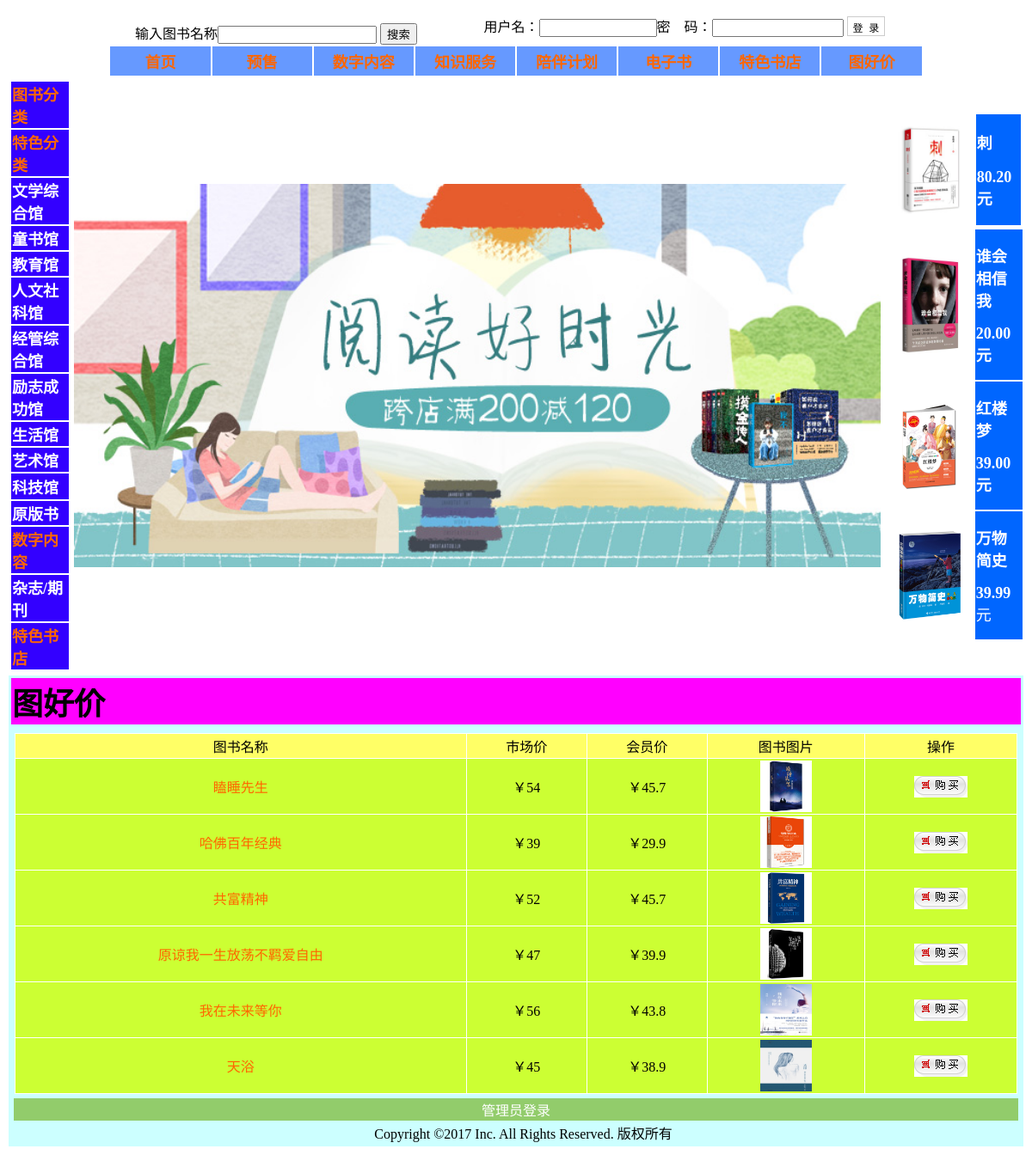
/goodprice.php, run on the app's committed database.
### tables this page shows
CREATE TABLE `book` (
  `bookID` int(11) NOT NULL,
  `Bookname` varchar(60) NOT NULL,
  `author` varchar(35) NOT NULL,
  `publisher` varchar(25) NOT NULL,
  `price` varchar(20) NOT NULL,
  `count` int(11) NOT NULL,
  `publishdate` datetime NOT NULL,
  `preferprice` varchar(20) NOT NULL,
  `discountrate` varchar(4) NOT NULL,
  `yushou` varchar(2) NOT NULL,
  `upBookDate` datetime NOT NULL,
  `picture` varchar(255) NOT NULL,
  `numberserver` varchar(255) NOT NULL,
  `knowledge` varchar(255) NOT NULL,
  `dianzhishu` varchar(255) NOT NULL,
  `specialbookshop` varchar(255) NOT NULL,
  `tugoodprice` varchar(255) NOT NULL,
  `dalei` int(10) NOT NULL,
  `xiaolei` int(10) NOT NULL,
  `specialclass` varchar(255) NOT NULL
);

### goodprice.php (the view)
<?php
require("header.php");
?>
            <table width="100%" border="0">
              <tr>
                        <td colspan="5" bgcolor="#FF00FF" class="yes12">图好价</td>
  </tr>
  </table>
  <table width="99%" border="0" cellpadding="2" cellspacing="1" bgcolor="#FFFFFF" align="center" style="margin-top:8px">
					              <tr align="center" bgcolor="#FAFAF1" height="22">
					                  <td bgcolor="#FFFF66">图书名称</td>
				                    <td bgcolor="#FFFF66">市场价</td>
				                    <td bgcolor="#FFFF66">会员价</td>
				                    <td bgcolor="#FFFF66">图书图片</td>
					                  <td bgcolor="#FFFF66">操作</td>
					              </tr>
<?php
$sql="select * from book where tugoodprice=6 order by bookID DESC";
			$result=mysql_query($sql);
while($data=mysql_fetch_array($result)){
?>
	 <tr align='center' bgcolor="#FFFFFF" height="22">
		 <td bgcolor="#CCFF33"><a href="goodsDetail.php?goodsId=<?php echo $data[bookID]?>"><?php echo $data[Bookname]?></a></td>
	    <td bgcolor="#CCFF33">￥<?php echo $data[price]?><br/></td>
		 <td bgcolor="#CCFF33">￥<?php echo $data[preferprice]?></td>
		 <td bgcolor="#CCFF33"><a href="goodsDetail.php?goodsId=<?php echo $data[bookID]?>"> <img width="60" height="60" src="<?php echo $data[picture]?>" border=0/> </a></td>
		 <td bgcolor="#CCFF33"><a href="cart.php?id=<?php echo $data[bookID]?>&act=buy"><img alt="" src="./images/icon_buy.gif" border=0 /></a></td>
	 </tr>
<?php
}
	?>
	</table>
<?php
require("footer.php");
?>
</body>
</html>

### header.php (shortened to what this page needs)
<!DOCTYPE html PUBLIC "-//W3C//DTD XHTML 1.0 Transitional//EN" "http://www.w3.org/TR/xhtml1/DTD/xhtml1-transitional.dtd">
<html xmlns="http://www.w3.org/1999/xhtml">
<head>
</head>
<body>
<table width="950" border="0" align="center" cellpadding="0" cellspacing="0">
  <tr>
    <td height="30"  align="center"><br>
	<form id="searchForm" action="./search.php" method="post">
					输入图书名称<input class="inputText" id="goodsName" size="20" onKeyPress="if(event.keyCode==13){searchFormSubmit();return false;}" name="goodsName" type="text" />
					<input type="submit" value="搜索">
	  </form></td><td height="30" align="center">
<?php
if($_SESSION[login]=="")
{
?>
<form action="login.php?act=login" name="userLogin" method="post" onSubmit="return login()">用户名：<input class="input" id="name" title="用户名不能为空" size="14" name="userName" type="text" />密　码：<input class="input" title="密码不能为空" type="Pwd" size="16" name="userPw"/>  <input type="submit" value="登  录"  style="border:#ccc 1px solid; background-color:#FFFFFF; font-size:12px; padding-top:3px;" />
<?php
}
 else
  {
   ?>
			     欢迎您：<?php echo $_SESSION[login]?> &nbsp;<a href="./myorder.php">我的订单</a>&nbsp;
			    <a href="./logout.php">安全退出</a>  &nbsp;&nbsp;&nbsp;&nbsp;
<?php
	}
	?>
</td>
  </tr>
</table></form>
      <tr>
        <td><table width="80%" border="0" align="center">
          <tr bgcolor="#6699FF" class="yes2">
            <td width="10%" height="32"><a href="index.php">首页</a></td>
            <td width="10%"><a href="yushou.php">预售</a></td>
            <td width="10%"><a href="number.php">数字内容</a></td>
            <td width="10%"><a href="knowledge.php">知识服务</a></td>
            <td width="10%"><a href="reg.php">陪伴计划</a></td>
            <td width="10%"><a href="dianzhishu.php">电子书</a></td>
            <td width="10%"><a href="specialshop.php">特色书店</a></td>
            <td width="10%"><a href="goodprice.php">图好价</a></td>
          </tr>
        </table></td>
</tr>
      <table width="100%" border="0" align="center">
        <tr>
          <td width="13%" height="455"><table width="100%" height="445" border="0" align="right">
            <tr>
              <td align="left" bgcolor="#3300FF" class="yes4"><a href="fenlei.php" class="yes999">图书分类</a></td>
            </tr>
            <tr>
              <td bgcolor="#3300FF" class="yes4"><span class="yes4"><span class="yes11"><a href="specialclass.php">特色分类</a></span></span></td>
              </tr>
            <tr>
              <td bgcolor="#3300FF" class="yes4">文学综合馆</td>
              </tr>
            <tr>
              <td bgcolor="#3300FF" class="yes4">童书馆</td>
              </tr>
            <tr>
              <td bgcolor="#3300FF" class="yes4">教育馆</td>
              </tr>
            <tr>
              <td bgcolor="#3300FF" class="yes4">人文社科馆</td>
              </tr>
            <tr>
              <td bgcolor="#3300FF" class="yes4">经管综合馆</td>
              </tr>
            <tr>
              <td bgcolor="#3300FF" class="yes4">励志成功馆</td>
              </tr>
            <tr>
              <td bgcolor="#3300FF" class="yes4">生活馆</td>
              </tr>
            <tr>
              <td bgcolor="#3300FF" class="yes4">艺术馆</td>
              </tr>
            <tr>
              <td height="28" bgcolor="#3300FF" class="yes4">科技馆</td>
              </tr>
            <tr>
              <td height="25" bgcolor="#3300FF" class="yes4">原版书</td>
              </tr>
            <tr>
              <td height="22" bgcolor="#3300FF" class="yes4"><a href="number.php">数字内容</a></td>
              </tr>
            <tr>
              <td height="25" bgcolor="#3300FF" class="yes4">杂志/期刊</td>
              </tr>
            <tr>
              <td height="43" bgcolor="#3300FF" class="yes4"><a href="specialshop.php">特色书店</a></td>
              </tr>
          </table></td>
          <td width="72%" align="center" valign="middle"><img src="images/5aaa498bN47677509.jpg" width="938" height="446" align="middle" /></td>
          <td width="15%"><table width="101%" height="453" border="0">
            <tr>
              <td height="109" colspan="2"><table width="101%" height="112" border="0">
                <tr>
                  <td width="54%" height="108"><img src="images/CI.jpg" width="98" height="102" align="right" /></td>
                  <td width="46%" bgcolor="#0066FF"><p class="yes4">刺</p>
                    <p class="yes4"><span class="yes8"></span>80.20元</p></td>
                </tr>
              </table></td>
            </tr>
            <tr>
              <td width="54%" height="116"><img src="images/believe.jpg" width="97" height="112" align="right" /></td>
              <td width="46%" bgcolor="#0066FF" class="yes5"><p class="yes5"><span class="yes6"><span class="yes4">谁会相信我</span></span></p>
                <p class="yes5"><span class="yes8">20.00元</span></p></td>
            </tr>
            <tr>
              <td><img src="images/red.jpg" width="100" height="100" align="right" /></td>
              <td bgcolor="#0066FF"><p class="yes5"><span class="yes6">红楼梦</span></p>
                <p class="yes5"><span class="yes6">39.00元</span></p></td>
            </tr>
            <tr>
              <td height="109"><img src="images/history.jpg" width="99" height="103" align="right" /></td>
              <td bgcolor="#0066FF"><p class="yes7"><span class="yes6"><span class="yes5">万物简史</span></span></p>
                <p class="yes7"><span class="yes6"><span class="yes5">39.99</span>元</span></p></td>
            </tr>
          </table></td>
        </tr>
      </table>
<table width="100%" border="0">
        <tr>
          <td height="282" bgcolor="#CCFFFF">

### footer.php (shortened to what this page needs)
<table width="100%" height="54" border="0">
<tr>
        <td height="50"><table width="100%" border="0" align="center">
          <tr>
             <td align="center" bgcolor="#92CC6B" class="whitefont">
	<a href="admin/login.php" style="color:#fff">管理员登录</a>
	</td>
  </tr>
</table>
     <TABLE cellSpacing=0 cellPadding=0 width="960" align="center" border=0>
  <TBODY>
    <TR>
      <TD width="960" align="center" vAlign=top class=b>
	     <table width="100%" align="center" border="0" cellspacing="0" cellpadding="0"  bordercolor="#CCCCCC">
      <td align="center" >　Copyright &copy;2017  Inc. All Rights  Reserved.  版权所有<br>
        </td>
      </tr>
          </table></td>
      </tr>
  </table></td>
  </tr>
</table>

### header.php (style rules this page uses)
.yes2 { text-align: center; font-family: "华文楷体"; }
.yes2 { font-size: 16px; }
.yes2 { font-size: 18px; }
.yes2 { font-weight: bold; color: #FFF; }
.yes4 { font-size: 18px; color: #FFF; font-family: "华文楷体"; font-weight: bold; text-align: left; }
.yes5 { text-align: left; }
.yes5 { font-weight: bold; text-align: left; }
.yes6 { font-family: "华文楷体"; }
.yes6 { font-size: 18px; color: #FFF; text-align: center; }
.yes7 { text-align: center; }
.yes7 { text-align: left; }
.yes8 { text-align: left; }
.yes8 { text-align: center; }
.yes8 { font-size: 18px; font-family: "华文楷体"; color: #FFF; }
.yes11 { text-align: center; }
.yes12 { font-family: "华文楷体"; font-size: 36px; font-weight: bold; text-align: left; }
a:link { text-decoration: none; color: #F60; }
.yes999 { text-align: left; }

### data on the page
book: Bookname "瞌睡先生", price "54", preferprice "45.7", shows a picture
book: Bookname "哈佛百年经典", price "39", preferprice "29.9", shows a picture
book: Bookname "共富精神", price "52", preferprice "45.7", shows a picture
book: Bookname "原谅我一生放荡不羁爱自由", price "47", preferprice "39.9", shows a picture
book: Bookname "我在未来等你", price "56", preferprice "43.8", shows a picture
book: Bookname "天浴", price "45", preferprice "38.9", shows a picture
